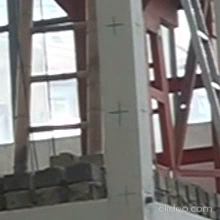
#> input picture frame 230 of trial3.mov, 220 x 220 px
$ jupyter execute --allow-errors Bridge.ipynb   (shell and % lines are left out)
#> lines starting #> are read from the running program, lines starting #| are printed output that depends on the picture; after the words box and inside, x2 and y2 are one past the last pixel; in counts of white or black regions, pixels touching at a corner belong together
[cell 1]
import numpy as np
import matplotlib.pyplot as plt
import cv2
#from google.colab.patches import cv2_imshow  # Google Colaboratory用

# NHKクリエイティブライブラリの動画
# https://www2.nhk.or.jp/archives/creative/material/view.cgi?m=D0002060316_00000
file_path = "trial3.mov"

# 動画ファイルのロード
video = cv2.VideoCapture(file_path)

[cell 2]
###特徴点抽出
# 150フレームから210フレームまで5フレームごとに切り出す
start_frame = 230 #150
end_frame = 250 #210
interval_frames = 1 #5
i = start_frame + interval_frames

# 最初のフレームに移動して取得
video.set(cv2.CAP_PROP_POS_FRAMES, start_frame)
ret, prev_frame = video.read()
#> prev_frame is the input picture: shape (220, 220, 3); mean B, G, R 121.7, 123.7, 126.7
Non_keypoint=prev_frame
#print(prev_frame.shape)
#prev_frame=prev_frame[90: 150,110 : 130]

# グレースケールにしてコーナ特徴点を抽出
prev_gray = cv2.cvtColor(prev_frame, cv2.COLOR_RGB2GRAY)
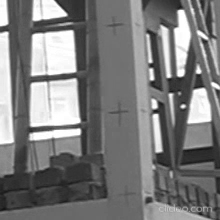
#> prev_gray: shape (220, 220); min 19, max 255, mean 123.5

feature_params = {
    "maxCorners": 200,  # 特徴点の上限数
    "qualityLevel": 0.01,  # 閾値　（高いほど特徴点数は減る)
    "minDistance": 12,  # 特徴点間の距離 (近すぎる点は除外)
    "blockSize": 12  # 12
}
p0 = cv2.goodFeaturesToTrack(prev_gray, mask=None, **feature_params)
#> p0 = 94 rows, first 8: [155, 115], [180, 73], [5, 37], [70, 35], [181, 12], [76, 119], [185, 107], [72, 68]

# 特徴点をプロットして可視化
for p in p0:
    x,y = p.ravel()
    cv2.circle(prev_frame, (x, y), 5, (0, 255, 255) , -1)
#> this loop made 94 passes
#> (x, y) on passes 1 to 12: (155, 115), (180, 73), (5, 37), (70, 35), (181, 12), (76, 119), (185, 107), (72, 68), (74, 83), (77, 134), (198, 69), (37, 16)
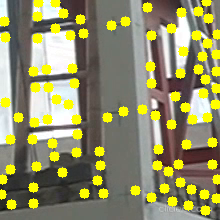
#> prev_frame: shape (220, 220, 3); 15.38% of pixels changed, all inside (x1, y1, x2, y2) = (0, 0, 220, 216)

cv2.imshow("camera",prev_frame)
cv2.waitKey(0)
cv2.destroyAllWindows()

#> (a cell that did not finish here is left out)

[cell 4]
# OpticalFlowのパラメータ
lk_params = {
    "winSize": (15, 15),  # 特徴点の計算に使う周辺領域サイズ
    "maxLevel": 4,  # ピラミッド数 (デフォルト0で、2の場合は1/4の画像まで使われる)
    "criteria": (cv2.TERM_CRITERIA_EPS | cv2.TERM_CRITERIA_COUNT, 10, 0.03)  # 探索アルゴリズムの終了条件
}
#> lk_params = {'winSize': (15, 15), 'maxLevel': 4, 'criteria': (3, 10, 0.03)}

# 可視化用
color = np.random.randint(0, 255, (200, 3))
mask = np.zeros_like(prev_frame)

for i in range(start_frame + interval_frames, end_frame + 1, interval_frames):
    # 次のフレームを取得してグレースケールにする
    video.set(cv2.CAP_PROP_POS_FRAMES, i)
    ret, frame = video.read()
    frame_gray = cv2.cvtColor(frame, cv2.COLOR_RGB2GRAY)

    # OpticalFlowの計算
    p1, status, err = cv2.calcOpticalFlowPyrLK(prev_gray, frame_gray, p0, None, **lk_params)

    # フレーム前後でトラックが成功した特徴点のみを
    identical_p1 = p1[status==1]
    identical_p0 = p0[status==1]

    # 可視化用
    for i, (p1, p0) in enumerate(zip(identical_p1, identical_p0)):
        p1_x, p1_y = p1.ravel()
        p0_x, p0_y = p0.ravel()
        mask = cv2.line(mask, (p1_x, p1_y), (p0_x, p0_y), color[i].tolist(), 2)
        frame = cv2.circle(frame, (p1_x, p1_y), 5, color[i].tolist(), -1)

    # 可視化用の線・円を重ねて表示
    image = cv2.add(frame, mask)
    image = cv2.resize(image, dsize=(600, 600))
    cv2.imshow("Result",image)
    cv2.waitKey(0)
    cv2.destroyAllWindows()

    # トラックが成功した特徴点のみを引き継ぐ
    prev_gray = frame_gray.copy()
    p0 = identical_p1.reshape(-1, 1, 2)
#> this loop made 20 passes
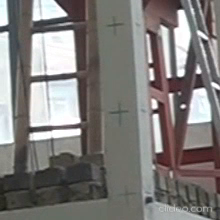
#> input picture frame 231 of trial3.mov, 220 x 220 px
#> pass 1, `image = cv2.add(frame, mask)`:
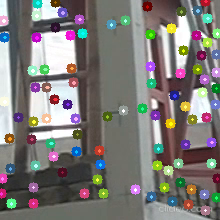
#> image: shape (220, 220, 3); mean B, G, R 119.4, 121.9, 125
#> pass 1, `image = cv2.resize(image, dsize=(600, 600))`:
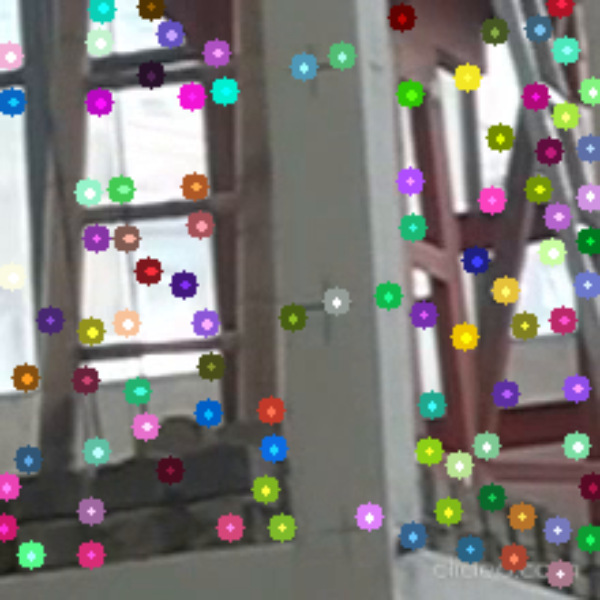
#> image: shape (600, 600, 3); mean B, G, R 119.3, 121.8, 124.9
#> after the loop:
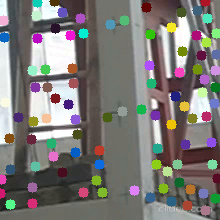
#> frame: shape (220, 220, 3); mean B, G, R 118.4, 120.8, 123.8
#> after the loop:
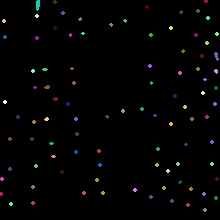
#> mask: shape (220, 220, 3); mean B, G, R 2.8, 2.9, 2.9

[cell 5]
def cuttingVideo(file: str):
#> called with file = 'trial3.mov'
    cap = cv2.VideoCapture(file)

    suc, prev = cap.read()
    prevgray = cv2.cvtColor(prev, cv2.COLOR_BGR2GRAY)

    if cap.isOpened()== False:
        print("Error opening video file")

    large_frame = []

    while(cap.isOpened()):

        ret, frame = cap.read()
        if ret == True:
            # cv2.imshow('Frame', frame)
            gray = cv2.cvtColor(frame, cv2.COLOR_BGR2GRAY)
            large_frame.append(frame)
        else: break

    # cap.release()
    # cv2.destroyAllWindows()
    print("Sucessfully cut", file)

    return large_frame

frame = cuttingVideo("trial3.mov")
trial = frame[0].copy()
imgray = cv2.cvtColor(trial, cv2.COLOR_BGR2GRAY) #convert BGR to GRAY
ret, thresh = cv2.threshold(imgray, 100, 255, 0) #閾値を用意し，2値化処理
contours, __ = cv2.findContours(thresh, cv2.RETR_TREE, cv2.CHAIN_APPROX_SIMPLE) #輪郭検出

output = cv2.drawContours(trial, contours, -1, (0, 0, 255), 1)
plt.imshow(trial)
plt.imshow(output)
plt.imshow(frame)

$ run again, starting later in the video
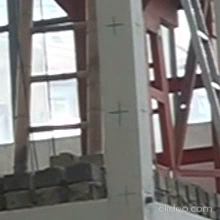
#> input picture frame 230 of trial3.mov, 220 x 220 px
#> prev_frame is the input picture: shape (220, 220, 3); mean B, G, R 121.7, 123.7, 126.7
#> p0 = 94 rows, first 8: [155, 115], [180, 73], [5, 37], [70, 35], [181, 12], [76, 119], [185, 107], [72, 68]
#> the loop `for p in p0:` made 94 passes
#> lk_params = {'winSize': (15, 15), 'maxLevel': 4, 'criteria': (3, 10, 0.03)}
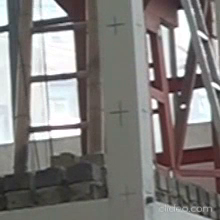
#> input picture frame 124 of trial3.mov, 220 x 220 px
#> in cuttingVideo, prev is the input picture: shape (220, 220, 3); mean B, G, R 121.6, 123.6, 126.6
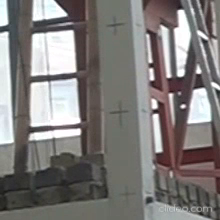
#> input picture frame 125 of trial3.mov, 220 x 220 px
#> in cuttingVideo, frame is the input picture: shape (220, 220, 3); mean B, G, R 122.1, 123.7, 127

$ run again, starting later in the video
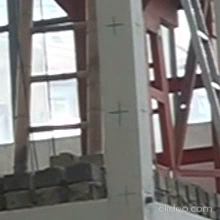
#> input picture frame 230 of trial3.mov, 220 x 220 px
#> prev_frame is the input picture: shape (220, 220, 3); mean B, G, R 121.7, 123.7, 126.7
#> p0 = 94 rows, first 8: [155, 115], [180, 73], [5, 37], [70, 35], [181, 12], [76, 119], [185, 107], [72, 68]
#> the loop `for p in p0:` made 94 passes
#> lk_params = {'winSize': (15, 15), 'maxLevel': 4, 'criteria': (3, 10, 0.03)}
#> the loop `for i in range(start_frame + interval_frames, end_frame + 1, interval_..` made 20 passes
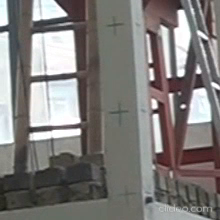
#> input picture frame 231 of trial3.mov, 220 x 220 px
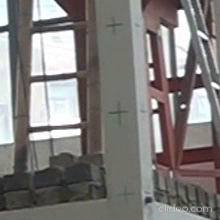
#> input picture frame 220 of trial3.mov, 220 x 220 px
#> in cuttingVideo, prev is the input picture: shape (220, 220, 3); mean B, G, R 121.8, 123.6, 126.8
